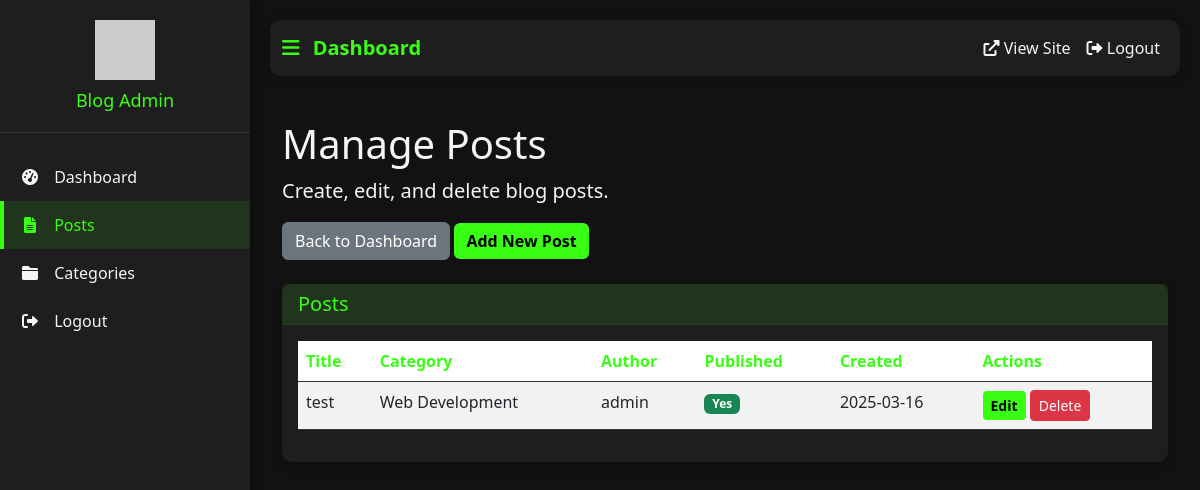
The page /admin/posts (signed in) on the database as committed earlier.
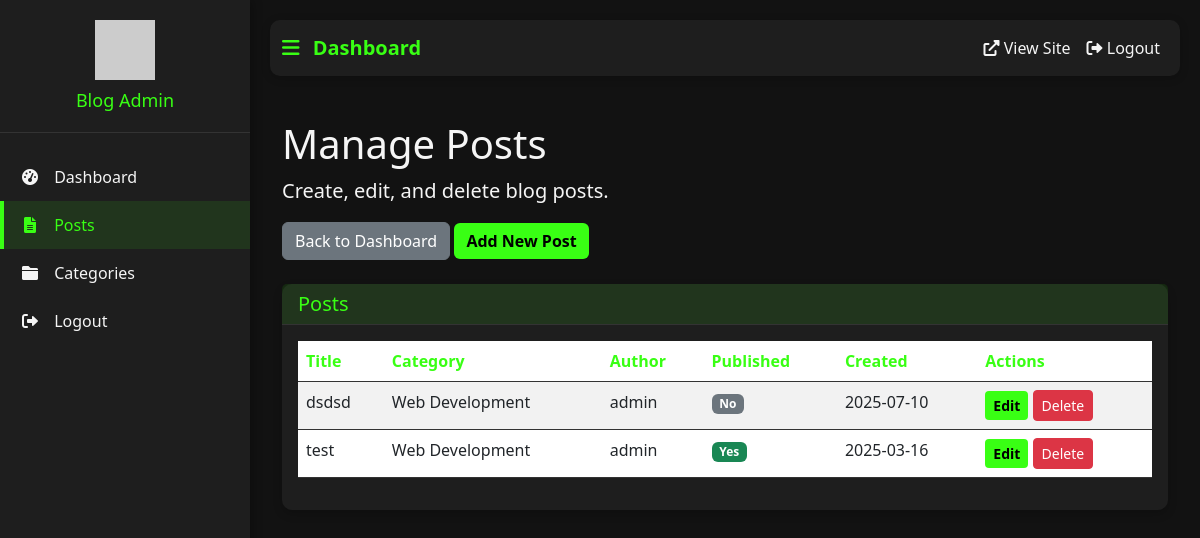
The same page on the database as committed later.
### backend/app.py (models this page shows, shortened)
class Post(db.Model):
    id = db.Column(db.Integer, primary_key=True)
    title = db.Column(db.String(200), nullable=False)
    slug = db.Column(db.String(200), unique=True, nullable=False)
    content = db.Column(db.Text, nullable=False)
    summary = db.Column(db.String(300), nullable=True)
    featured_image = db.Column(db.String(200), nullable=True)
    read_time = db.Column(db.Integer, default=5)
    created_at = db.Column(db.DateTime, default=datetime.utcnow)
    updated_at = db.Column(db.DateTime, default=datetime.utcnow, onupdate=datetime.utcnow)
    published = db.Column(db.Boolean, default=False)
    category_id = db.Column(db.Integer, db.ForeignKey('category.id'), nullable=False)
    user_id = db.Column(db.Integer, db.ForeignKey('user.id'), nullable=False)

class Category(db.Model):
    id = db.Column(db.Integer, primary_key=True)
    name = db.Column(db.String(50), unique=True, nullable=False)
    slug = db.Column(db.String(50), unique=True, nullable=False)
    icon = db.Column(db.String(50), nullable=True)
    posts = db.relationship('Post', backref='category', lazy=True)

class User(UserMixin, db.Model):
    id = db.Column(db.Integer, primary_key=True)
    username = db.Column(db.String(80), unique=True, nullable=False)
    email = db.Column(db.String(120), unique=True, nullable=False)
    password_hash = db.Column(db.String(128))
    created_at = db.Column(db.DateTime, default=datetime.utcnow)
    last_login = db.Column(db.DateTime)
    posts = db.relationship('Post', backref='author', lazy=True)

### backend/app.py (the view)
@app.route('/admin/posts')
@login_required
def admin_posts():
    posts = Post.query.order_by(Post.created_at.desc()).all()
    return render_template('admin/posts.html', posts=posts)

### backend/app.py (called while the page is built)
@login_manager.user_loader
def load_user(user_id):
    return User.query.get(int(user_id))

### backend/templates/admin/posts.html (shortened to what this page needs)
{% extends 'admin/base.html' %}
{% block content %}
<div class="container-fluid">
    <div class="row">
        <div class="col-md-12">
            <h1 class="mt-4">Manage Posts</h1>
            <p class="lead">Create, edit, and delete blog posts.</p>
            <div class="mb-4">
                <a href="{{ url_for('admin_dashboard') }}" class="btn btn-secondary">Back to Dashboard</a>
                <a href="{{ url_for('new_post') }}" class="btn btn-primary">Add New Post</a>
            </div>
            <div class="card">
                <div class="card-header">
                    <h5 class="mb-0">Posts</h5>
                </div>
                <div class="card-body">
                    <div class="table-responsive">
                        <table class="table table-striped">
                            <thead>
                                <tr>
                                    <th>Title</th>
                                    <th>Category</th>
                                    <th>Author</th>
                                    <th>Published</th>
                                    <th>Created</th>
                                    <th>Actions</th>
                                </tr>
                            </thead>
                            <tbody>
                                {% for post in posts %}
                                <tr>
                                    <td>{{ post.title }}</td>
                                    <td>{{ post.category.name }}</td>
                                    <td>{{ post.author.username }}</td>
                                    <td>
                                        {% if post.published %}
                                        <span class="badge bg-success">Yes</span>
                                        {% else %}
                                        <span class="badge bg-secondary">No</span>
                                        {% endif %}
                                    </td>
                                    <td>{{ post.created_at.strftime('%Y-%m-%d') }}</td>
                                    <td>
                                        <a href="{{ url_for('edit_post', id=post.id) }}" class="btn btn-sm btn-primary">Edit</a>
                                        <form action="{{ url_for('delete_post', id=post.id) }}" method="post" class="d-inline delete-form">
                                            <button type="submit" class="btn btn-sm btn-danger delete-btn" data-post-id="{{ post.id }}">Delete</button>
                                        </form>
                                    </td>
                                </tr>
                                {% endfor %}
                            </tbody>
                        </table>
                    </div>
                </div>
            </div>
        </div>
    </div>
</div>
{% endblock %}

Rows that differ between the two databases and show on the page:
added Post: title "dsdsd", category.name "Web Development", author.username "admin", published "No", created_at "2025-07-10"
